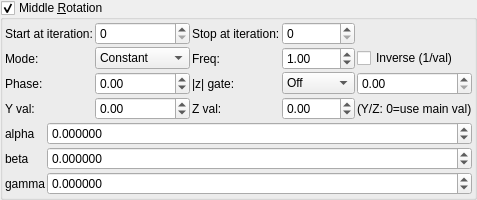
    <widget class="MyGroupBox" name="groupCheck_mandelbox_main_rotation_enabled">
     <property name="title">
      <string>Middle &amp;Rotation</string>
     </property>
     <property name="checkable">
      <bool>true</bool>
     </property>
     <layout class="QVBoxLayout" name="verticalLayout_8" stretch="0,0">
      <property name="spacing">
       <number>2</number>
      </property>
      <property name="leftMargin">
       <number>2</number>
      </property>
      <property name="topMargin">
       <number>2</number>
      </property>
      <property name="rightMargin">
       <number>2</number>
      </property>
      <property name="bottomMargin">
       <number>2</number>
      </property>
      <item>
       <layout class="QGridLayout" name="gridLayout_9">
        <item row="0" column="0">
         <widget class="QLabel" name="label_47">
          <property name="text">
           <string>Start at iteration:</string>
          </property>
         </widget>
        </item>
        <item row="0" column="1">
         <widget class="MySpinBox" name="spinboxInt_transf_multiplier_start_iter_2">
          <property name="sizePolicy">
           <sizepolicy hsizetype="Minimum" vsizetype="Maximum">
            <horstretch>0</horstretch>
            <verstretch>0</verstretch>
           </sizepolicy>
          </property>
          <property name="maximum">
           <number>999</number>
          </property>
         </widget>
        </item>
        <item row="0" column="2">
         <widget class="QLabel" name="label_48">
          <property name="text">
           <string>Stop at iteration:</string>
          </property>
         </widget>
        </item>
        <item row="0" column="3">
         <widget class="MySpinBox" name="spinboxInt_transf_multiplier_stop_iter_2">
          <property name="sizePolicy">
           <sizepolicy hsizetype="Minimum" vsizetype="Maximum">
            <horstretch>0</horstretch>
            <verstretch>0</verstretch>
           </sizepolicy>
          </property>
          <property name="maximum">
           <number>999</number>
          </property>
         </widget>
        </item>
      <item row="1" column="0">
       <widget class="QLabel"><property name="text"><string>Mode:</string></property></widget>
      </item>
      <item row="1" column="1">
       <widget class="MyComboBox" name="comboBox_transf_multiplier_value_mode_2">
        <item><property name="text"><string notr="true">Constant</string></property></item>
        <item><property name="text"><string notr="true">Sine</string></property></item>
        <item><property name="text"><string notr="true">Ramp</string></property></item>
        <item><property name="text"><string notr="true">Exponential</string></property></item>
        <item><property name="text"><string notr="true">Triangle</string></property></item>
        <item><property name="text"><string notr="true">Square</string></property></item>
        <item><property name="text"><string notr="true">Smoothstep</string></property></item>
        <item><property name="text"><string notr="true">Noise</string></property></item>
        <item><property name="text"><string notr="true">Ping-pong</string></property></item>
        <item><property name="text"><string notr="true">Stepped</string></property></item>
       </widget>
      </item>
      <item row="1" column="2">
       <widget class="QLabel"><property name="text"><string>Freq:</string></property></widget>
      </item>
      <item row="1" column="3">
       <widget class="MyDoubleSpinBox" name="spinbox_transf_multiplier_frequency_2">
        <property name="minimum"><double>0.01</double></property><property name="maximum"><double>100.0</double></property>
        <property name="singleStep"><double>0.1</double></property><property name="value"><double>1.0</double></property>
       </widget>
      </item>
      <item row="1" column="4" colspan="2">
       <widget class="MyCheckBox" name="checkBox_transf_multiplier_inverse_2">
        <property name="text"><string>Inverse (1/val)</string></property>
       </widget>
      </item>
      <item row="2" column="0">
       <widget class="QLabel"><property name="text"><string>Phase:</string></property></widget>
      </item>
      <item row="2" column="1">
       <widget class="MyDoubleSpinBox" name="spinbox_transf_multiplier_phase_2">
        <property name="minimum"><double>-10.0</double></property><property name="maximum"><double>10.0</double></property>
        <property name="singleStep"><double>0.1</double></property><property name="value"><double>0.0</double></property>
       </widget>
      </item>
      <item row="2" column="2">
       <widget class="QLabel"><property name="text"><string>|z| gate:</string></property></widget>
      </item>
      <item row="2" column="3">
       <widget class="MyComboBox" name="comboBox_transf_multiplier_threshold_mode_2">
        <item><property name="text"><string notr="true">Off</string></property></item>
        <item><property name="text"><string notr="true">&gt; thresh</string></property></item>
        <item><property name="text"><string notr="true">&lt; thresh</string></property></item>
       </widget>
      </item>
      <item row="2" column="4" colspan="2">
       <widget class="MyDoubleSpinBox" name="spinbox_transf_multiplier_threshold_2">
        <property name="minimum"><double>0.0</double></property><property name="maximum"><double>1000.0</double></property>
        <property name="singleStep"><double>0.1</double></property><property name="value"><double>0.0</double></property>
       </widget>
      </item>
      <item row="3" column="0">
       <widget class="QLabel"><property name="text"><string>Y val:</string></property></widget>
      </item>
      <item row="3" column="1">
       <widget class="MyDoubleSpinBox" name="spinbox_transf_multiplier_scale_y_2">
        <property name="minimum"><double>-100.0</double></property><property name="maximum"><double>100.0</double></property>
        <property name="singleStep"><double>0.01</double></property><property name="value"><double>0.0</double></property>
       </widget>
      </item>
      <item row="3" column="2">
       <widget class="QLabel"><property name="text"><string>Z val:</string></property></widget>
      </item>
      <item row="3" column="3">
       <widget class="MyDoubleSpinBox" name="spinbox_transf_multiplier_scale_z_2">
        <property name="minimum"><double>-100.0</double></property><property name="maximum"><double>100.0</double></property>
        <property name="singleStep"><double>0.01</double></property><property name="value"><double>0.0</double></property>
       </widget>
      </item>
      <item row="3" column="4" colspan="2">
       <widget class="QLabel"><property name="text"><string notr="true">(Y/Z: 0=use main val)</string></property></widget>
      </item>
       </layout>
      </item>
      <item>
       <layout class="QGridLayout" name="gridLayout_10" columnstretch="0,1">
        <property name="spacing">
         <number>2</number>
        </property>
        <item row="1" column="0">
         <widget class="QLabel" name="label_51">
          <property name="text">
           <string notr="true">alpha</string>
          </property>
         </widget>
        </item>
        <item row="2" column="1">
         <widget class="MyDoubleSpinBox" name="spinboxd3_mandelbox_rotation_main_y">
          <property name="sizePolicy">
           <sizepolicy hsizetype="Minimum" vsizetype="Maximum">
            <horstretch>0</horstretch>
            <verstretch>0</verstretch>
           </sizepolicy>
          </property>
          <property name="prefix">
           <string/>
          </property>
          <property name="suffix">
           <string/>
          </property>
          <property name="decimals">
           <number>6</number>
          </property>
          <property name="minimum">
           <double>-36000.000000000000000</double>
          </property>
          <property name="maximum">
           <double>36000.000000000000000</double>
          </property>
          <property name="singleStep">
           <double>1.000000000000000</double>
          </property>
         </widget>
        </item>
        <item row="2" column="0">
         <widget class="QLabel" name="label_50">
          <property name="text">
           <string notr="true">beta</string>
          </property>
         </widget>
        </item>
        <item row="3" column="0">
         <widget class="QLabel" name="label_49">
          <property name="text">
           <string notr="true">gamma</string>
          </property>
         </widget>
        </item>
        <item row="3" column="1">
         <widget class="MyDoubleSpinBox" name="spinboxd3_mandelbox_rotation_main_z">
          <property name="sizePolicy">
           <sizepolicy hsizetype="Minimum" vsizetype="Maximum">
            <horstretch>0</horstretch>
            <verstretch>0</verstretch>
           </sizepolicy>
          </property>
          <property name="prefix">
           <string/>
          </property>
          <property name="suffix">
           <string/>
          </property>
          <property name="decimals">
           <number>6</number>
          </property>
          <property name="minimum">
           <double>-36000.000000000000000</double>
          </property>
          <property name="maximum">
           <double>36000.000000000000000</double>
          </property>
          <property name="singleStep">
           <double>1.000000000000000</double>
          </property>
         </widget>
        </item>
        <item row="1" column="1">
         <widget class="MyDoubleSpinBox" name="spinboxd3_mandelbox_rotation_main_x">
          <property name="sizePolicy">
           <sizepolicy hsizetype="Minimum" vsizetype="Maximum">
            <horstretch>0</horstretch>
            <verstretch>0</verstretch>
           </sizepolicy>
          </property>
          <property name="prefix">
           <string/>
          </property>
          <property name="suffix">
           <string/>
          </property>
          <property name="decimals">
           <number>6</number>
          </property>
          <property name="minimum">
           <double>-36000.000000000000000</double>
          </property>
          <property name="maximum">
           <double>36000.000000000000000</double>
          </property>
          <property name="singleStep">
           <double>1.000000000000000</double>
          </property>
         </widget>
        </item>
       </layout>
      </item>
     </layout>
    </widget>
